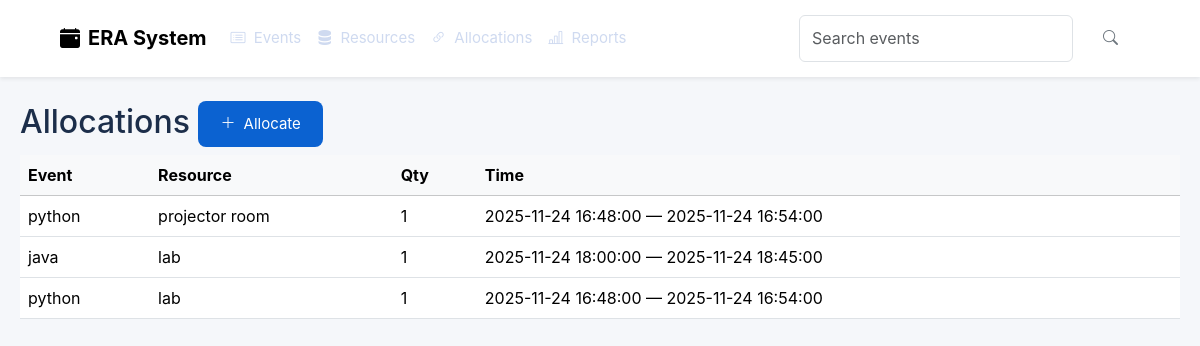
The app's page /allocations/ with its own data.
### app/models.py (models this page shows, shortened)
class EventResourceAllocation(db.Model):
    __tablename__ = 'event_resource_allocation'
    allocation_id = db.Column(db.Integer, primary_key=True)
    event_id = db.Column(db.Integer, db.ForeignKey('event.event_id'), nullable=False)
    resource_id = db.Column(db.Integer, db.ForeignKey('resource.resource_id'), nullable=False)
    quantity = db.Column(db.Integer, default=1)
    event = db.relationship('Event', back_populates='allocations')
    resource = db.relationship('Resource', back_populates='allocations')

class Event(db.Model):
    __tablename__ = 'event'
    event_id = db.Column(db.Integer, primary_key=True)
    title = db.Column(db.String(255), nullable=False)
    start_time = db.Column(db.DateTime, nullable=False)
    end_time = db.Column(db.DateTime, nullable=False)
    description = db.Column(db.Text)
    allocations = db.relationship('EventResourceAllocation', back_populates='event', cascade='all, delete-orphan')

class Resource(db.Model):
    __tablename__ = 'resource'
    resource_id = db.Column(db.Integer, primary_key=True)
    resource_name = db.Column(db.String(255), nullable=False)
    resource_type = db.Column(db.String(80))
    capacity = db.Column(db.Integer, default=1)
    allocations = db.relationship('EventResourceAllocation', back_populates='resource', cascade='all, delete-orphan')

### app/allocation/routes.py (the view)
@bp.route('/')
def list_allocations():
    allocs = EventResourceAllocation.query.order_by(EventResourceAllocation.allocation_id.desc()).all()
    return render_template('allocation/list.html', allocations=allocs)

### app/templates/allocation/list.html (shortened to what this page needs)
{% extends 'base.html' %}
{% block content %}
<h2>Allocations <a class="btn btn-sm btn-primary" href="/allocations/create"><i class="bi bi-plus-lg me-1"></i> Allocate</a></h2>
<div class="table-responsive">
<table class="table align-middle">
  <thead class="table-light"><tr><th>Event</th><th>Resource</th><th>Qty</th><th>Time</th><th></th></tr></thead>
  <tbody>
  {% for a in allocations %}
    {% set overlap_total = namespace(total=a.quantity) %}
    {% for other in a.resource.allocations %}
      {% if other.allocation_id != a.allocation_id %}
        {% if a.event.start_time < other.event.end_time and other.event.start_time < a.event.end_time %}
          {% set overlap_total.total = overlap_total.total + other.quantity %}
        {% endif %}
      {% endif %}
    {% endfor %}
    <tr>
      <td>{{a.event.title}}</td>
      <td>
        {{a.resource.resource_name}}
      </td>
      <td>{{a.quantity}}</td>
      <td>{{a.event.start_time}} — {{a.event.end_time}}</td>
      <td></td>
    </tr>
  {% endfor %}
  </tbody>
</table>
</div>
{% endblock %}

### app/templates/base.html (shortened to what this page needs)
<!doctype html>
<html>
<head>
  <link href="https://cdn.jsdelivr.net/npm/bootstrap@5.3.2/dist/css/bootstrap.min.css" rel="stylesheet">
  <link href="https://cdn.jsdelivr.net/npm/bootstrap-icons@1.11.3/font/bootstrap-icons.css" rel="stylesheet">
  <link href="https://cdnjs.cloudflare.com/ajax/libs/font-awesome/6.4.2/css/all.min.css" rel="stylesheet">
  <link href='https://cdn.jsdelivr.net/npm/fullcalendar@6.1.8/main.min.css' rel='stylesheet' />
  <link href="/static/css/style.css" rel="stylesheet">
</head>
<body>
<nav class="navbar navbar-expand-lg navbar-light bg-white shadow-sm mb-4">
  <div class="container">
    <a class="navbar-brand d-flex align-items-center" href="/"><i class="bi bi-calendar-event-fill me-2"></i><strong>ERA System</strong></a>
    <div class="collapse navbar-collapse" id="navMenu">
      <ul class="navbar-nav me-auto mb-2 mb-lg-0">
        <li class="nav-item"><a class="nav-link" href="/events"><i class="bi bi-card-list me-1"></i> Events</a></li>
        <li class="nav-item"><a class="nav-link" href="/resources"><i class="bi bi-server me-1"></i> Resources</a></li>
        <li class="nav-item"><a class="nav-link" href="/allocations"><i class="bi bi-link-45deg me-1"></i> Allocations</a></li>
        <li class="nav-item"><a class="nav-link" href="/reports/resource-utilisation"><i class="bi bi-bar-chart-line me-1"></i> Reports</a></li>
      </ul>
      <form class="d-flex" role="search" action="/events" method="get">
        <input class="form-control me-2" type="search" placeholder="Search events" name="q" aria-label="Search">
        <button class="btn btn-outline-secondary" type="submit"><i class="bi bi-search"></i></button>
      </form>
    </div>
  </div>
</nav>
<div class="container">
  <div class="position-fixed top-0 end-0 p-3" style="z-index: 1100">
  </div>
  {% block content %}{% endblock %}
</div>
</body>
</html>

### app/static/css/style.css (style rules this page uses)
body { margin:0;font-family:Inter,sans-serif;background:#f5f7fa;color:#1c2e4a; }
.navbar { background:#0b3c78;color:#fff;padding:15px 40px;display:flex;justify-content:space-between;align-items:center; }
.nav-link { color:#cfdaf0;text-decoration:none;font-size:15px; }
.btn { padding:12px 22px;border-radius:8px;border:0;font-size:15px;cursor:pointer; }
.btn-primary { background:#0b62d1;color:#fff; }
.btn { transition: transform .12s ease, box-shadow .12s ease; }
.navbar { box-shadow: 0 3px 12px rgba(0,0,0,0.08); }
.container { max-width: 1200px; margin: 0 auto; padding: 0 20px; }

### records on screen
EventResourceAllocation: event "python", resource.resource_name "projector room", quantity "1", event.start_time "2025-11-24 16:48:00", event.end_time "2025-11-24 16:54:00"
EventResourceAllocation: event "java", resource.resource_name "lab", quantity "1", event.start_time "2025-11-24 18:00:00", event.end_time "2025-11-24 18:45:00"
EventResourceAllocation: event "python", resource.resource_name "lab", quantity "1", event.start_time "2025-11-24 16:48:00", event.end_time "2025-11-24 16:54:00"
